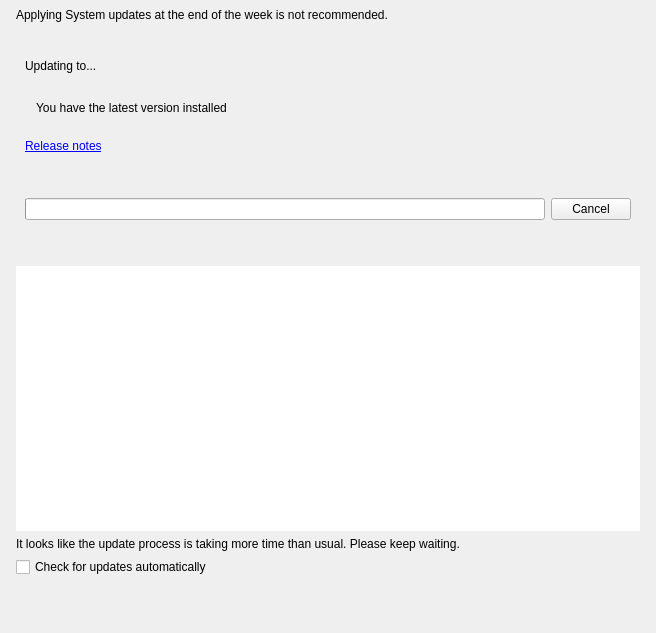
<?xml version="1.0" encoding="UTF-8"?>
<ui version="4.0">
 <class>QnServerUpdatesWidget</class>
 <widget class="QWidget" name="QnServerUpdatesWidget">
  <property name="geometry">
   <rect>
    <x>0</x>
    <y>0</y>
    <width>656</width>
    <height>633</height>
   </rect>
  </property>
  <layout class="QVBoxLayout" name="verticalLayout" stretch="0,0,1">
   <property name="spacing">
    <number>0</number>
   </property>
   <property name="leftMargin">
    <number>0</number>
   </property>
   <property name="topMargin">
    <number>0</number>
   </property>
   <property name="rightMargin">
    <number>0</number>
   </property>
   <property name="bottomMargin">
    <number>0</number>
   </property>
   <item>
    <widget class="nx::vms::client::desktop::Panel" name="dayWarningBanner" native="true">
     <layout class="QHBoxLayout" name="horizontalLayout_4">
      <property name="leftMargin">
       <number>16</number>
      </property>
      <property name="topMargin">
       <number>8</number>
      </property>
      <property name="rightMargin">
       <number>16</number>
      </property>
      <property name="bottomMargin">
       <number>8</number>
      </property>
      <item>
       <widget class="QLabel" name="dayWarningLabel">
        <property name="text">
         <string>Applying System updates at the end of the week is not recommended.</string>
        </property>
       </widget>
      </item>
     </layout>
    </widget>
   </item>
   <item>
    <widget class="nx::vms::client::desktop::Panel" name="controlsPanel" native="true">
     <layout class="QVBoxLayout" name="controlsVerticalLayout" stretch="1,1,0,1">
      <property name="leftMargin">
       <number>16</number>
      </property>
      <property name="topMargin">
       <number>16</number>
      </property>
      <property name="rightMargin">
       <number>16</number>
      </property>
      <property name="bottomMargin">
       <number>16</number>
      </property>
      <item>
       <widget class="QStackedWidget" name="titleStackedWidget">
        <property name="currentIndex">
         <number>1</number>
        </property>
        <widget class="QWidget" name="selectUpdateTypePage">
         <layout class="QHBoxLayout" name="titleHorizontalLayout">
          <property name="spacing">
           <number>2</number>
          </property>
          <item>
           <widget class="QPushButton" name="selectUpdateTypeButton">
            <property name="sizePolicy">
             <sizepolicy hsizetype="Preferred" vsizetype="Preferred">
              <horstretch>0</horstretch>
              <verstretch>0</verstretch>
             </sizepolicy>
            </property>
            <property name="focusPolicy">
             <enum>Qt::TabFocus</enum>
            </property>
            <property name="text">
             <string notr="true">&lt;Available update&gt;</string>
            </property>
            <property name="iconSize">
             <size>
              <width>20</width>
              <height>20</height>
             </size>
            </property>
            <property name="flat">
             <bool>true</bool>
            </property>
           </widget>
          </item>
          <item>
           <spacer name="horizontalSpacer_4">
            <property name="orientation">
             <enum>Qt::Horizontal</enum>
            </property>
            <property name="sizeHint" stdset="0">
             <size>
              <width>40</width>
              <height>0</height>
             </size>
            </property>
           </spacer>
          </item>
          <item>
           <widget class="QPushButton" name="refreshButton">
            <property name="sizePolicy">
             <sizepolicy hsizetype="Fixed" vsizetype="Fixed">
              <horstretch>0</horstretch>
              <verstretch>0</verstretch>
             </sizepolicy>
            </property>
            <property name="minimumSize">
             <size>
              <width>20</width>
              <height>20</height>
             </size>
            </property>
            <property name="maximumSize">
             <size>
              <width>20</width>
              <height>20</height>
             </size>
            </property>
            <property name="mouseTracking">
             <bool>true</bool>
            </property>
            <property name="focusPolicy">
             <enum>Qt::TabFocus</enum>
            </property>
            <property name="iconSize">
             <size>
              <width>20</width>
              <height>20</height>
             </size>
            </property>
            <property name="flat">
             <bool>true</bool>
            </property>
           </widget>
          </item>
         </layout>
        </widget>
        <widget class="QWidget" name="updatingPage">
         <layout class="QHBoxLayout" name="updatingPageHorizontalLayout">
          <item>
           <widget class="QLabel" name="updatingTitleLabel">
            <property name="text">
             <string>Updating to...</string>
            </property>
           </widget>
          </item>
          <item>
           <spacer name="horizontalSpacer_5">
            <property name="orientation">
             <enum>Qt::Horizontal</enum>
            </property>
            <property name="sizeHint" stdset="0">
             <size>
              <width>476</width>
              <height>0</height>
             </size>
            </property>
           </spacer>
          </item>
         </layout>
        </widget>
       </widget>
      </item>
      <item>
       <widget class="QStackedWidget" name="versionStackedWidget">
        <property name="currentIndex">
         <number>2</number>
        </property>
        <widget class="QWidget" name="versionPage">
         <layout class="QHBoxLayout" name="horizontalLayout_6">
          <item>
           <widget class="QLabel" name="targetVersionLabel">
            <property name="text">
             <string notr="true">3.0.0.12345</string>
            </property>
           </widget>
          </item>
         </layout>
        </widget>
        <widget class="QWidget" name="checkingPage">
         <layout class="QHBoxLayout" name="horizontalLayout_7">
          <item>
           <widget class="nx::vms::client::desktop::BusyIndicatorWidget" name="checkingProgress" native="true"/>
          </item>
          <item>
           <spacer name="horizontalSpacer">
            <property name="orientation">
             <enum>Qt::Horizontal</enum>
            </property>
            <property name="sizeHint" stdset="0">
             <size>
              <width>534</width>
              <height>0</height>
             </size>
            </property>
           </spacer>
          </item>
         </layout>
        </widget>
        <widget class="QWidget" name="latestVersionPage">
         <layout class="QHBoxLayout" name="horizontalLayout_8" stretch="0,1">
          <property name="spacing">
           <number>4</number>
          </property>
          <item>
           <widget class="QLabel" name="latestVersionIconLabel">
            <property name="text">
             <string/>
            </property>
           </widget>
          </item>
          <item>
           <widget class="QLabel" name="latestVersionBannerLabel">
            <property name="text">
             <string>You have the latest version installed</string>
            </property>
           </widget>
          </item>
         </layout>
        </widget>
       </widget>
      </item>
      <item>
       <widget class="QWidget" name="infoWidget" native="true">
        <layout class="QVBoxLayout" name="verticalLayout_3">
         <property name="spacing">
          <number>2</number>
         </property>
         <item>
          <widget class="QLabel" name="releaseNotesLabel">
           <property name="text">
            <string notr="true" extracomment="Text should not be translatable, set from cpp">&lt;a href='notes'&gt;Release notes&lt;/a&gt;</string>
           </property>
          </widget>
         </item>
         <item>
          <widget class="QLabel" name="releaseDescriptionLabel">
           <property name="sizePolicy">
            <sizepolicy hsizetype="Preferred" vsizetype="Preferred">
             <horstretch>0</horstretch>
             <verstretch>0</verstretch>
            </sizepolicy>
           </property>
           <property name="text">
            <string notr="true">&lt;Here will be release description (if not empty)&gt;</string>
           </property>
          </widget>
         </item>
        </layout>
       </widget>
      </item>
      <item>
       <widget class="QStackedWidget" name="updateStackedWidget">
        <property name="currentIndex">
         <number>1</number>
        </property>
        <widget class="QWidget" name="updateControlsPage">
         <layout class="QHBoxLayout" name="horizontalLayout_12">
          <item>
           <widget class="QPushButton" name="updateButton">
            <property name="text">
             <string notr="true">&lt;Update System&gt;</string>
            </property>
           </widget>
          </item>
          <item>
           <widget class="QPushButton" name="downloadButton">
            <property name="text">
             <string notr="true">&lt;download update file&gt;</string>
            </property>
            <property name="flat">
             <bool>true</bool>
            </property>
           </widget>
          </item>
          <item>
           <widget class="QWidget" name="linkCopiedWidget" native="true">
            <layout class="QHBoxLayout" name="horizontalLayout_5">
             <item>
              <widget class="QLabel" name="linkCopiedIconLabel">
               <property name="text">
                <string notr="true"/>
               </property>
              </widget>
             </item>
             <item>
              <widget class="QLabel" name="linkCopiedLabel">
               <property name="text">
                <string>Link copied</string>
               </property>
              </widget>
             </item>
            </layout>
            <zorder>linkCopiedLabel</zorder>
            <zorder>linkCopiedIconLabel</zorder>
           </widget>
          </item>
          <item>
           <spacer name="horizontalSpacer_3">
            <property name="orientation">
             <enum>Qt::Horizontal</enum>
            </property>
            <property name="sizeHint" stdset="0">
             <size>
              <width>40</width>
              <height>20</height>
             </size>
            </property>
           </spacer>
          </item>
         </layout>
        </widget>
        <widget class="QWidget" name="updateProgressPage">
         <layout class="QHBoxLayout" name="horizontalLayout_3">
          <item>
           <widget class="QProgressBar" name="updateProgess"/>
          </item>
          <item>
           <widget class="QPushButton" name="cancelButton">
            <property name="text">
             <string>Cancel</string>
            </property>
           </widget>
          </item>
         </layout>
        </widget>
       </widget>
      </item>
     </layout>
    </widget>
   </item>
   <item>
    <widget class="QWidget" name="widget" native="true">
     <layout class="QVBoxLayout" name="verticalLayout_2" stretch="1,0,0,0">
      <property name="leftMargin">
       <number>16</number>
      </property>
      <property name="topMargin">
       <number>16</number>
      </property>
      <property name="rightMargin">
       <number>16</number>
      </property>
      <property name="bottomMargin">
       <number>16</number>
      </property>
      <item>
       <widget class="QTableView" name="tableView">
        <property name="focusPolicy">
         <enum>Qt::NoFocus</enum>
        </property>
        <property name="frameShape">
         <enum>QFrame::NoFrame</enum>
        </property>
        <property name="editTriggers">
         <set>QAbstractItemView::NoEditTriggers</set>
        </property>
        <property name="selectionMode">
         <enum>QAbstractItemView::NoSelection</enum>
        </property>
        <property name="selectionBehavior">
         <enum>QAbstractItemView::SelectRows</enum>
        </property>
        <property name="horizontalScrollMode">
         <enum>QAbstractItemView::ScrollPerPixel</enum>
        </property>
        <property name="showGrid">
         <bool>false</bool>
        </property>
        <attribute name="horizontalHeaderHighlightSections">
         <bool>false</bool>
        </attribute>
        <attribute name="verticalHeaderVisible">
         <bool>false</bool>
        </attribute>
       </widget>
      </item>
      <item>
       <widget class="QLabel" name="longUpdateWarning">
        <property name="text">
         <string>It looks like the update process is taking more time than usual. Please keep waiting.</string>
        </property>
       </widget>
      </item>
      <item>
       <widget class="QCheckBox" name="updatesNotificationCheckbox">
        <property name="text">
         <string>Check for updates automatically</string>
        </property>
       </widget>
      </item>
      <item>
       <spacer name="verticalSpacer">
        <property name="orientation">
         <enum>Qt::Vertical</enum>
        </property>
        <property name="sizeHint" stdset="0">
         <size>
          <width>20</width>
          <height>40</height>
         </size>
        </property>
       </spacer>
      </item>
     </layout>
    </widget>
   </item>
  </layout>
 </widget>
 <customwidgets>
  <customwidget>
   <class>nx::vms::client::desktop::Panel</class>
   <extends>QWidget</extends>
   <header location="global">nx/vms/client/desktop/common/widgets/panel.h</header>
   <container>1</container>
  </customwidget>
  <customwidget>
   <class>nx::vms::client::desktop::BusyIndicatorWidget</class>
   <extends>QWidget</extends>
   <header location="global">nx/vms/client/desktop/common/widgets/busy_indicator.h</header>
   <container>1</container>
  </customwidget>
 </customwidgets>
 <resources/>
 <connections/>
</ui>
